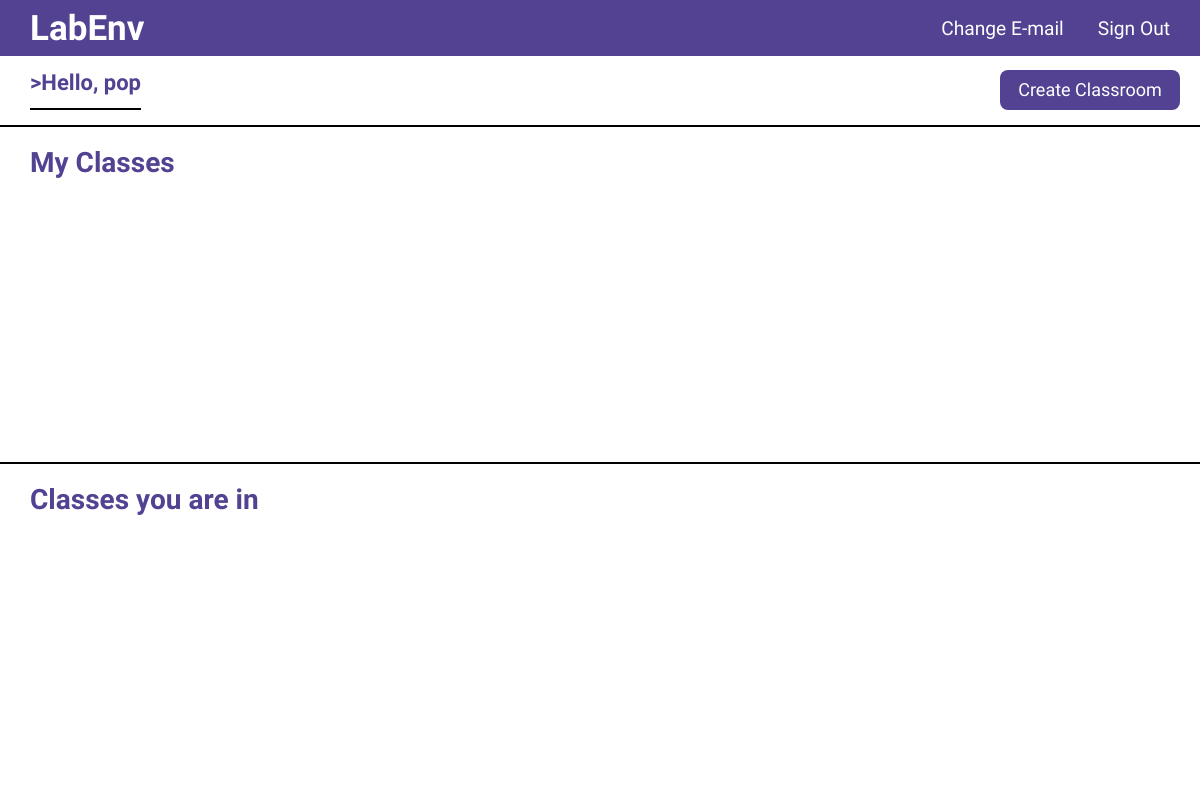
Page /lab/ (signed in) on the earlier database version.
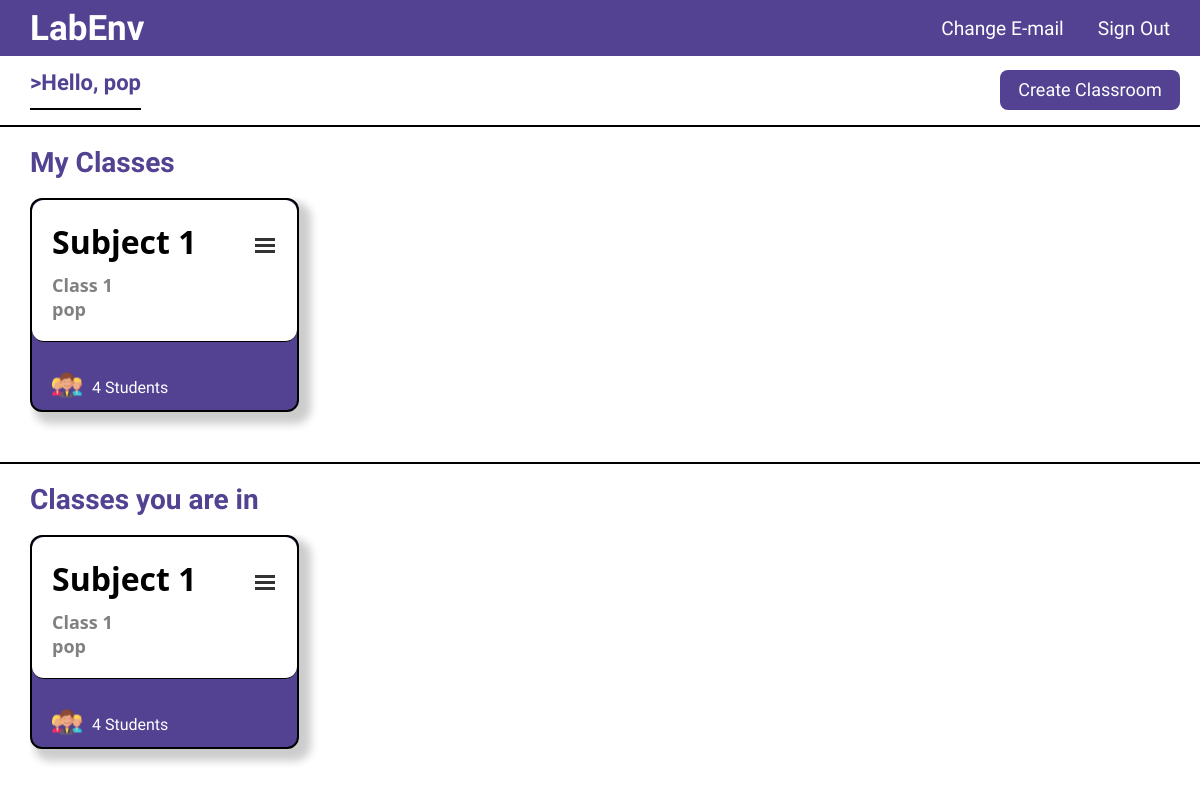
Same page on the later database version.
### lab/models.py (models this page shows, shortened)
class ClassRoom(models.Model):
    host = models.ForeignKey(User,on_delete=models.CASCADE,null=True)
    subject = models.CharField(max_length=200)
    classname = models.CharField(max_length=10)
    students = models.ManyToManyField(User,related_name="participants",blank=True)
    created = models.DateTimeField(auto_now_add=True)
    updated = models.DateTimeField(auto_now=True)
    class Meta:
        ordering = ['-updated', '-created']

### lab/views.py (the view)
# urls.py: 2. Add a URL to urlpatterns:  path('', views.home, name='home')
@login_required(login_url='/accounts/login')
def home(request):
    print(User.objects.all())
    classes = ClassRoom.objects.filter(host=request.user)
    all_classes = ClassRoom.objects.all()
    classes_you_are_in=[]
    for user_class in all_classes:
        if user_class.students.filter(username = request.user):
            classes_you_are_in.append(user_class)
    return render(request, 'lab/home.html',{'classes':classes,'classes_you_are_in':classes_you_are_in})

### templates/lab/home.html (shortened to what this page needs)
{% extends "account/base.html" %}
{% load static %}
{% block content %}
<div class='home'>
    <div class='top'>
        <h1 class='heading' style="font-size: 22px ;border-bottom: 2px solid black;"> >Hello, {{user.username}} </h1>
        <a href="{% url 'create_class' %}">
            <button class='createbutton'>Create Classroom</button>
        </a>
    </div>
    <div class='class'>
        <div style="display: flex;justify-content:space-between;align-items: center;">
            <h1 class='heading' style="font-size: 28px;">My Classes</h1>
        </div>
        <div class='classes'>
            {% for classroom in classes %}
                <div class='card'>
                    <div class='card-header'>
                        <div>
                            <div class='card-heading'>
                                <a href="{% url 'classroom' pk=classroom.id %}" class='card-link' title='{{ classroom.subject }}'>
                                    {{classroom.subject}}
                                </a>
                            </div>
                            <h2 class='card-info'>{{classroom.classname}}</h3>
                            <h3 class='card-info'>{{classroom.host}}</h2>
                        </div>
                        {% if user == classroom.host %}
                            <div class="container" onclick="myFunction(this)">
                                <div class="bar1"></div>
                                <div class="bar2"></div>
                                <div class="bar3"></div>
                            </div>
                        {% endif %}
                    </div>
                    <div class='card-tail'>
                        <img src="{% static 'images/people.png' %}" alt="">
                        <h4>{{ classroom.students.count }} Students</h4>
                    </div>
                </div>
            {% endfor %}
        </div>
    </div>
    <div class='class'>
        <h1 class='heading' style="font-size: 28px;">Classes you are in</h1>
        <div class='classes'>
            {% for classroom in classes_you_are_in %}
                <div class='card'>
                    <div class='card-header'>
                        <div>
                            <div class='card-heading'>
                                <a href="{% url 'classroom' pk=classroom.id %}" class='card-link' title='{{ classroom.subject }}'>
                                    {{classroom.subject}}
                                </a>
                            </div>
                            <h2 class='card-info'>{{classroom.classname}}</h3>
                            <h3 class='card-info'>{{classroom.host}}</h2>
                        </div>
                        {% if user == classroom.host %}
                            <div class="container" onclick="myFunction(this)">
                                <div class="bar1"></div>
                                <div class="bar2"></div>
                                <div class="bar3"></div>
                            </div>
                        {% endif %}
                    </div>
                    <div class='card-tail'>
                        <img src="{% static 'images/people.png' %}" alt="">
                        <h4>{{ classroom.students.count }} Students</h4>
                    </div>
                </div>
            {% endfor %}
        </div>
    </div>
</div>
{% endblock content %}

### templates/account/base.html (shortened to what this page needs)
{% load static %}
<link rel="stylesheet" href="{% static 'accounts/styles.css' %}" >
<!DOCTYPE html>
<html>
  <head>
  </head>
  <body>
    {% block body %}
    <div class="navbar">
      <div class="title">
        {% if user.is_authenticated %}
        <a href="{% url 'home' %}">LabEnv</a>
        {% else %}
        <a href="{% url 'account_login' %}">LabEnv</a>
        {% endif %}
      </div>
      <div class="buttons">
        {% if user.is_authenticated %}
        <span><a href="{% url 'account_email' %}">Change E-mail</a></span>
        <span><a href="{% url 'account_logout' %}">Sign Out</a></span>
        {% else %}
        <span><a href="{% url 'account_login' %}">Sign In</a></span>
        <span><a href="{% url 'account_signup' %}">Sign Up</a></span>
        {% endif %}
      </div>
    </div>
    {% block content %}
    {% endblock %}
    {% endblock %}
  </body>
  </html>

### assets/accounts/styles.css (style rules this page uses)
body { margin: 0; margin-top: 55px; background-color: white; font-family: 'Ubuntu', sans-serif; }
.navbar { background-color: #534292; width: 100%; height: 3.5em; display: flex; justify-content: space-between; align-items: center; position: fixed; top: 0; right: 0; left: 0; }
.navbar > .title { margin-left: 30px; text-decoration: none; font-family: 'Sono', sans-serif; font-weight: 700; font-size:35px; }
.navbar > .title > a { text-decoration: none; color: white; }
.navbar > .buttons > span > a { margin-right: 30px; text-decoration: none; font-family: 'Ubuntu', sans-serif; color:white; font-size:larger; }
a { text-decoration: none; color:rgb(50, 154, 239); }
.home { display: flex; flex-direction: column; height: 100%; margin: 0; }
.top { display: flex; justify-content: space-between; padding: 0px 20px 0px 30px; height: 70px; }
.heading { color: #534292; font-size: x-large; font-family: 'Ubuntu', sans-serif; }
.createbutton { font-size: large; font-family: 'Ubuntu', sans-serif; color: white; background-color: #534292; margin-top: 14.740px; margin-bottom: 14.740px; border: none; border-radius: 8px; height: 40px; width: 180px; cursor: pointer; }
.class { display: flex; flex-direction: column; padding: 0px 30px; background-color: white; height: 45%; border-top: 2px solid black; }
.classes { display: grid; grid-auto-flow: column; overflow: scroll; justify-content: flex-start; padding-bottom: 20px; }
.card { display: flex; flex-direction: column; background-color: #534292; border: 2px solid black; height: 210px; width: 265px; margin-right: 20px; border-radius: 12px; justify-content: space-between; box-shadow: 8px 8px 8px 4px rgba(0,0,0,0.2); }
.card-header { border-bottom: 1px solid black; padding: 20px 20px; background-color: white; border-radius: 12px; display: flex; justify-content: space-between; }
.card-heading { width: 200px; }
.card-link { display: block; text-decoration: none; white-space: nowrap; overflow: hidden; text-overflow: ellipsis; font-family: 'Segoe UI', sans-serif; font-size: xx-large; font-weight: 600; margin: 0 0 10px 0; color: black; }
.card-info { font-family: 'Segoe UI', sans-serif; font-weight: 600; font-size: large; margin: 0; color: grey; }
.card-tail { display: flex; height: 50px; padding-left: 20px; align-items: center; }
.card-tail > h4 { font-family: 'Ubuntu', sans-serif; padding-left: 10px; height: 10px; margin-top: 18px; font-weight: 400; color: white; }
.card-tail > img { display: flex; align-items: center; height: 60%; width: auto; }
.container { display: inline-block; cursor: pointer; padding-top: 15px; }
.bar1, .bar2, .bar3 { width: 20px; height: 3px; background-color: #333; margin: 3px 2px; transition: 0.4s; }

Differences in the rows shown:
added ClassRoom: subject "Subject 1", classname "Class 1", host "pop", students.count "4"
